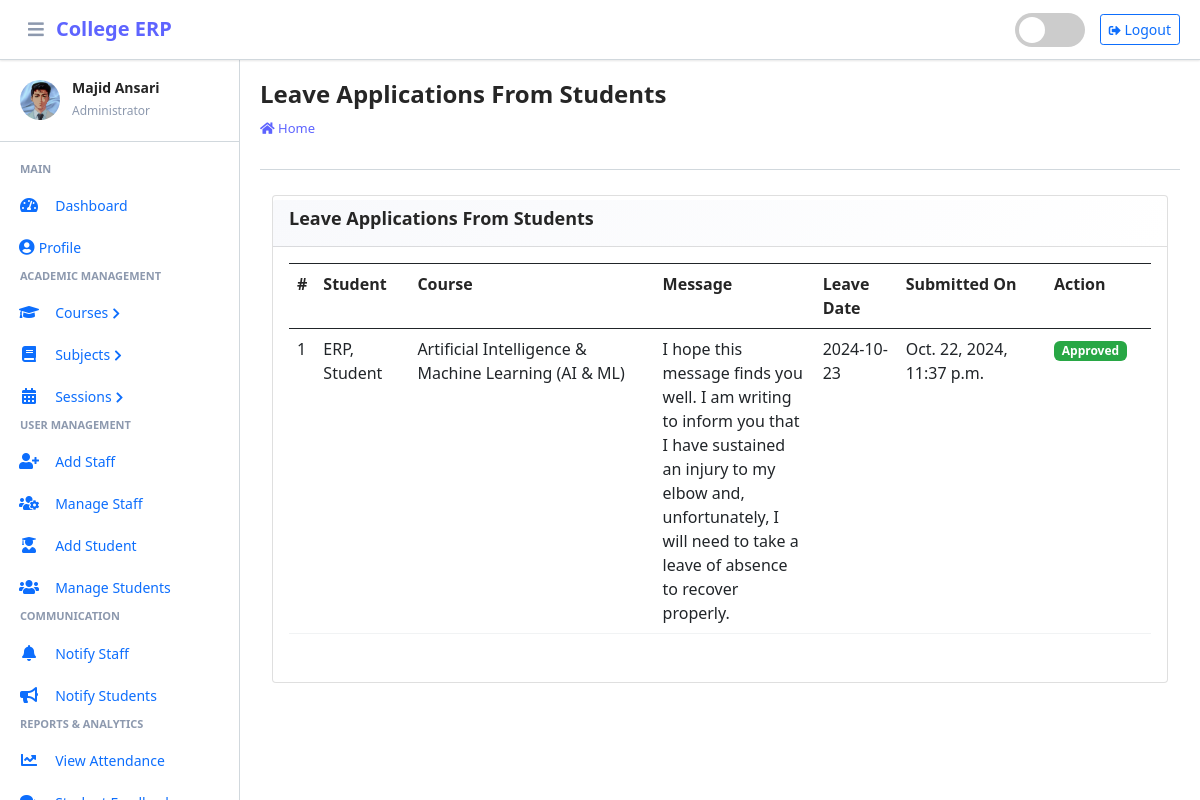
The app's page /student/view/leave/ (signed in), older data.
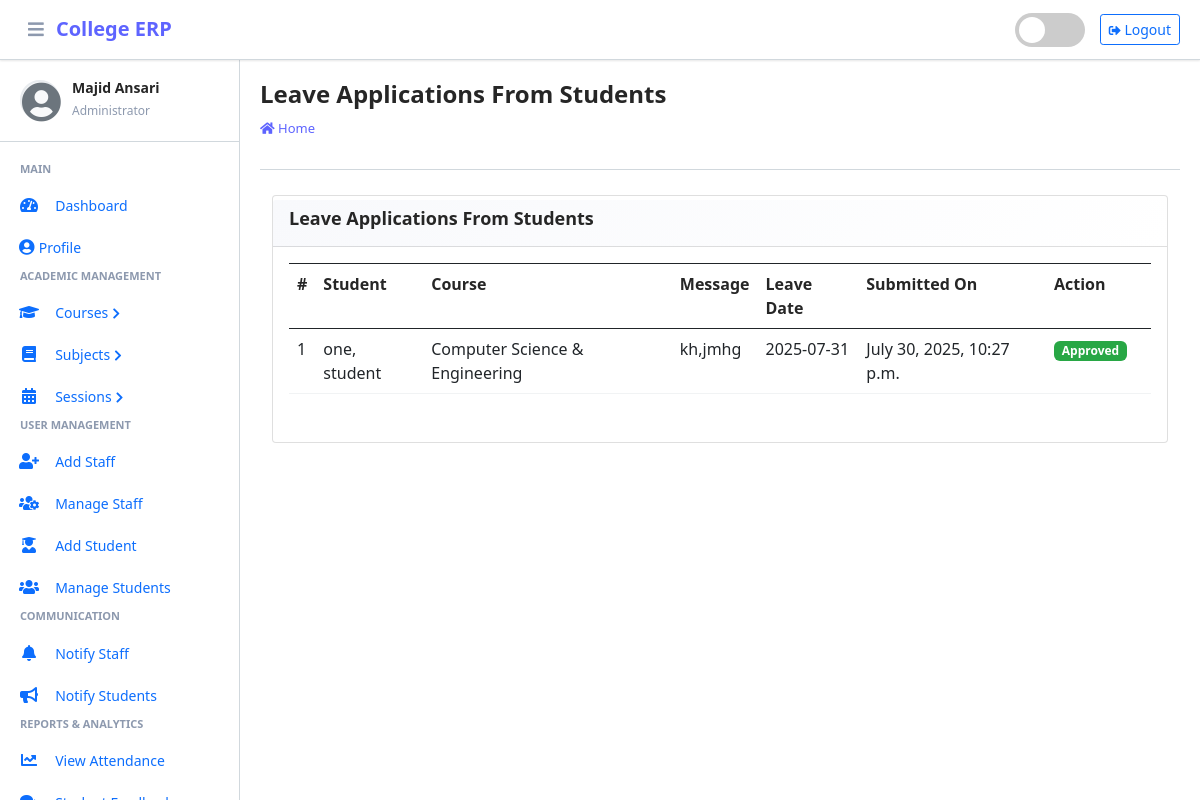
The same page, newer data.
### main_app/models.py (models this page shows, shortened)
class CustomUser(AbstractUser):
    USER_TYPE = ((1, "HOD"), (2, "Staff"), (3, "Student"))
    GENDER = [("M", "Male"), ("F", "Female")]
    username = None  # Removed username, using email instead
    email = models.EmailField(unique=True)
    user_type = models.CharField(default=1, choices=USER_TYPE, max_length=1)
    gender = models.CharField(max_length=1, choices=GENDER)
    profile_pic = models.ImageField()
    address = models.TextField()
    fcm_token = models.TextField(default="")  # For firebase notifications
    created_at = models.DateTimeField(auto_now_add=True)
    updated_at = models.DateTimeField(auto_now=True)
    USERNAME_FIELD = "email"
    REQUIRED_FIELDS = []
    objects = CustomUserManager()

class LeaveReportStudent(models.Model):
    student = models.ForeignKey(Student, on_delete=models.CASCADE)
    date = models.CharField(max_length=60)
    message = models.TextField()
    status = models.SmallIntegerField(default=0)
    created_at = models.DateTimeField(auto_now_add=True)
    updated_at = models.DateTimeField(auto_now=True)

class Student(models.Model):
    admin = models.OneToOneField(CustomUser, on_delete=models.CASCADE)
    course = models.ForeignKey(Course, on_delete=models.DO_NOTHING, null=True, blank=False)
    session = models.ForeignKey(Session, on_delete=models.DO_NOTHING, null=True)
    def __str__(self):
        return self.admin.last_name + ", " + self.admin.first_name

class Course(models.Model):
    name = models.CharField(max_length=120)
    created_at = models.DateTimeField(auto_now_add=True)
    updated_at = models.DateTimeField(auto_now=True)
    def __str__(self):
        return self.name

### main_app/hod_views.py (the view, shortened to what this page needs)
# urls.py: path("student/view/leave/", hod_views.view_student_leave,
@csrf_exempt
def view_student_leave(request):
    if request.method != 'POST':
        allLeave = LeaveReportStudent.objects.all()
        context = {
            'allLeave': allLeave,
            'page_title': 'Leave Applications From Students'
        }
        return render(request, "hod_template/student_leave_view.html", context)

### main_app/templates/hod_template/student_leave_view.html (shortened to what this page needs)
{% extends 'main_app/base.html' %}
{% load static %}
{% block page_title %}{{page_title}}{% endblock page_title %}
{% block content %}
<section class="content">
    <div class="container-fluid">
        <div class="row">
            <div class="col-md-12">
                <div class="card card-dark">
                    <div class="card-header">
                        <h3 class="card-title">{{page_title}}</h3>
                    </div>
                    <div class="table card-body" style="overflow-x: auto; overflow-y: auto; max-height: 600px;">
                        <table class="table table-bordered table-hover" style="min-width: 800px;">
                            <tr>
                                <th>#</th>
                                <th>Student</th>
                                <th>Course</th>
                                <th>Message</th>
                                <th>Leave Date</th>
                                <th>Submitted On</th>
                                <th>Action</th>
                            </tr>
                            {% for leave in  allLeave %}
                              <tr>
                                  <td>{{forloop.counter}}</td>
                                  <td>{{leave.student}}</td>
                                  <td>{{leave.student.course}}</td>
                                  <td style="word-wrap: break-word; max-width: 200px; overflow: hidden; text-overflow: ellipsis;">{{leave.message}}</td>
                                  <td>{{leave.date}}</td>
                                  <td>{{leave.created_at}}</td>
                                      {% if leave.status == 0 %}
                                           <td> <button data-bs-toggle="modal" data-bs-target="#reply_modal" value="{{leave.id}}" class="btn btn-success reply_open_modal">Reply</button>
{% elif leave.status == -1 %}
<td><span  class='badge badge-danger'>Rejected</span></td>
{% else %}
<td><span  class='badge badge-success'>Approved</span></td>
                                            <td>{{feedback.updated_at}}</td>
                                      {% endif %}
                              </tr>
                            {% endfor %}
                        </table>
                    </div>
                    </div>
            </div>
        </div>
    </div>
</section>
{% endblock content %}

### main_app/templates/main_app/erpnext_sidebar.html (shortened to what the changed rows need)
{% load static %}
<div class="sidebar-header">
    <div class="sidebar-user">
        <img src="{{ request.user.profile_pic}}" alt="User Avatar" class="sidebar-user-avatar" id="sidebar-avatar" onerror="showDefaultAvatar()">
        <i class="fas fa-user-circle sidebar-default-avatar" id="default-avatar" style="display: none;"></i>
        <div class="sidebar-user-info">
            <h6>{{ user.get_full_name|default:user.username }}</h6>
            <small>
                {% if user.user_type == '1' %}
                    Administrator
                {% elif user.user_type == '2' %}
                    Staff Member
                {% else %}
                    Student
                {% endif %}
            </small>
        </div>
    </div>
</div>

Row changes from the older to the newer data that the page shows:
removed LeaveReportStudent: student "ERP, Student", student.course "Artificial Intelligence & Machine Learning (AI & ML)", message "I hope this message finds you well. I am writing to inform you that I have sustained an injury to my elbow and, unfortunately, I will need to take a leave of absence to recover properly.", date "2024-10-23", created_at "Oct. 22, 2024, 11:37 p.m."
changed CustomUser "Majid Ansari": user.profile_pic: picture removed
added LeaveReportStudent: student "one, student", student.course "Computer Science & Engineering", message "kh,jmhg", date "2025-07-31", created_at "July 30, 2025, 10:27 p.m."
